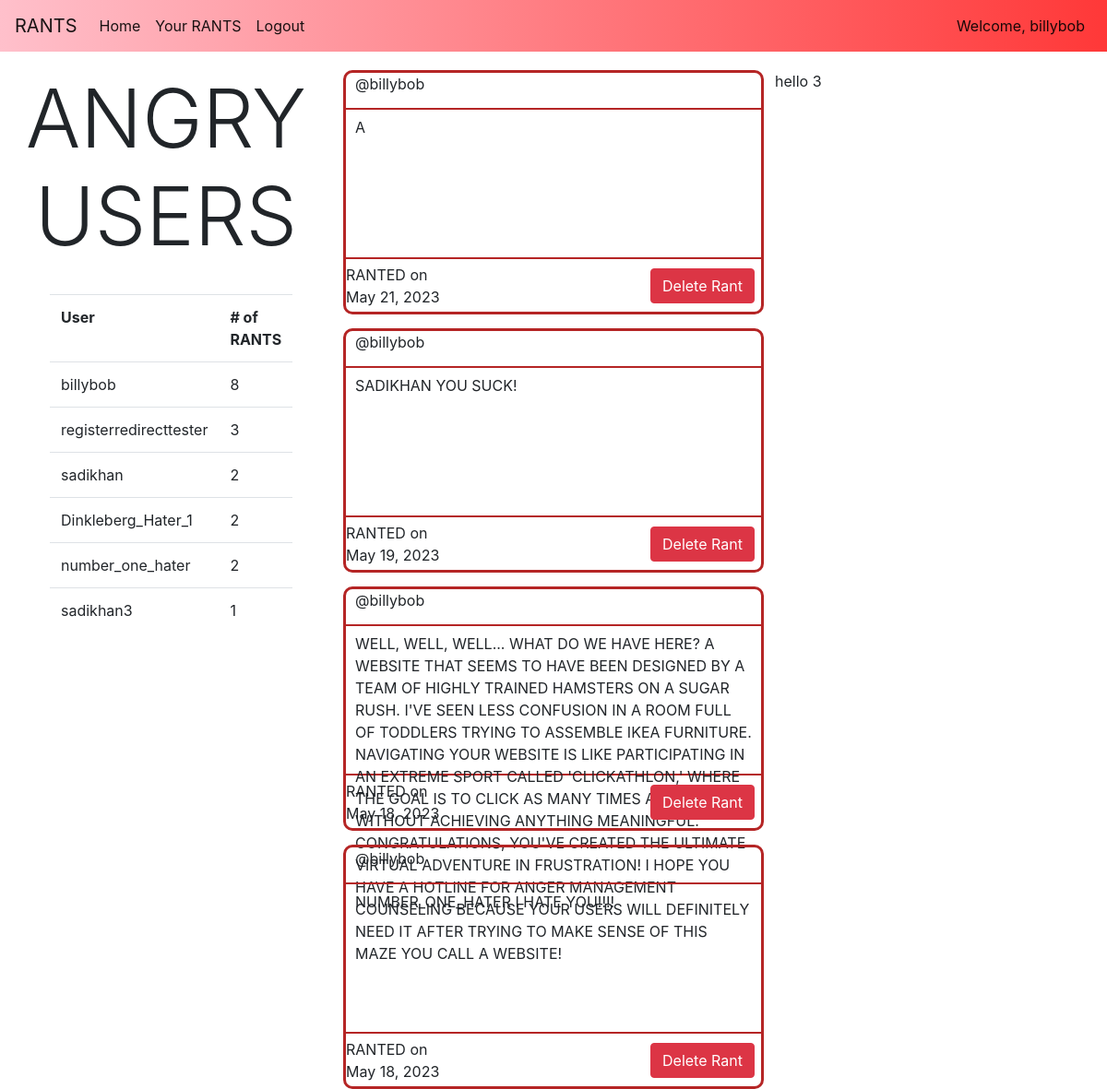
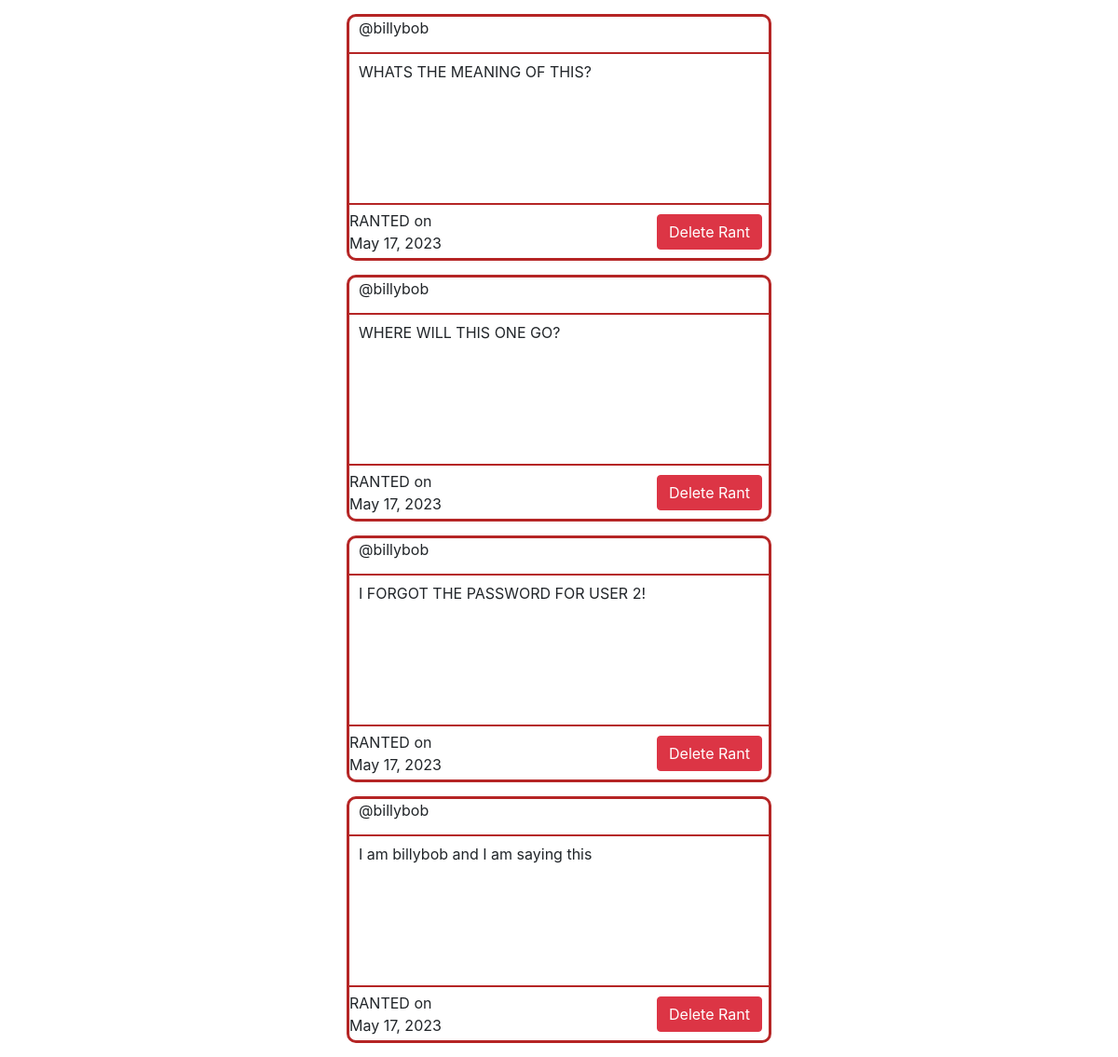
The page /3 (signed in) on the database its author committed (2 pictures, top to bottom).
### main/models.py (models this page shows, shortened)
class userRants(models.Model):
    username = models.ForeignKey(User, on_delete=models.CASCADE)
    rantText = models.CharField(max_length=750)
    rantDate = models.DateField(auto_now_add=True)

### main/views.py (the view)
# urls.py: path("<int:id>", views.userPage, name="userPage"),
def userPage(response, id):
    userInfo = response.user
    currentUserRants = userRants.objects.filter(username_id=id)
    users = User.objects.all()
    userRantsinDictionary = {}
    for user in users:
        userRantsinDictionary[user.username] = userRants.objects.filter(username_id=user.id).count()
    sortedUserRantsInDictionary = dict(sorted(userRantsinDictionary.items(), key=lambda x:x[1], reverse=True))
    return render(response, "main/userPage.html", {"userInfo":userInfo, "currentUserRants":currentUserRants, "userRantsinDictionary":sortedUserRantsInDictionary})

### main/templates/main/userPage.html (shortened to what this page needs)
{% extends "main/base.html" %}
{% block content %}
<div class="columnContainer">
    <div class="shortBar">
        <div class="listBarContainer">
           <h1 class="shortBarHeader display-2">ANGRY USERS</h1>
        </div>
        <br>
        <div class="listUsers">
           <table class="table">
              <tr>
                 <th scope="row">User</th>
                 <th># of RANTS</th>
              </tr>
              {% for key, value in userRantsinDictionary.items %}
                 {% if value > 0 %}
                    <tr>
                       <td>{{key}}</td>
                       <td>{{ value }}</td>
                    </tr>
                 {% endif %}
              {% endfor %}
           </table>
        </div>
     </div>
    <div class="middleBar">
        {% if currentUserRants %}
            {% for rant in currentUserRants reversed %}
            <div class="middleBarContainer">
                <div class="rantHeader">
                    <span class="rantHeaderText">
                        @{{rant.username}}
                    </span>
                </div>
                <div class="rantBody">
                    <div class="rantBodyText">
                        {{rant.rantText}}
                    </div>
                </div>
                <div class="rantFooter">
                    <div class="rantDate">RANTED on {{rant.rantDate}}</div>
                    {% if rant.username_id == userInfo.id %}
                    <form method="POST" action="#" class="form deleteRant">
                        <div class="deleteRant">
                            <button type="submit" name="deleteRantButton" class="btn btn-danger">Delete Rant</button>
                        </div>
                    </form>
                    {% endif %}
                </div>
            </div>
            {% endfor %}
        {% else %}
            <div>GET SOME RANTS!</div>
        {% endif %}
    </div>
    <div class="shortBar">
        <div>
            hello 3
        </div>
    </div>
</div>
{% endblock %}

### main/templates/main/base.html (shortened to what this page needs)
{% load static %}
<!doctype html>
<html>
<head>
    <link rel="stylesheet" href="https://cdn.jsdelivr.net/npm/bootstrap@4.0.0/dist/css/bootstrap.min.css">
    <link rel="stylesheet" href="{% static 'css/styles.css' %}">
</head>
<body>
    <nav class="navbar navbar-expand-lg navbar-light bg-light navbarGradient">
        <a class="navbar-brand" href="/">RANTS</a>
        <div class="collapse navbar-collapse" id="navbarSupportedContent">
            <ul class="navbar-nav w-100">
                <li class="nav-item active">
                    <a class="nav-link" href="/home">Home<span class="sr-only">(current)</span></a>
                </li>
                <li class="nav-item active">
                    {% if userInfo.is_authenticated %}
                        <a class="nav-link" href="/{{user.id}}">Your RANTS<span class="sr-only">(current)</span></a>
                    {% else %}
                        <a class="nav-link" href="/register">Register</a>
                    {% endif %}
                </li>
                <li class="nav-item active">
                    {% if userInfo.is_authenticated %}
                        <a class="nav-link" href="/logout">Logout<span class="sr-only">(current)</span></a>
                    {% else %}
                        <a class="nav-link" href="/login">Login<span class="sr-only">(current)</span></a>
                    {% endif %}
                </li>
                <li class="nav-item active ml-auto">
                    {% if userInfo.is_authenticated %}
                        <a class="nav-link" >Welcome, {{userInfo.username}}<span class="sr-only">(current)</span></a>
                    {% else %}
                        <a class="nav-link" href="/login">Welcome, Sign in<span class="sr-only">(current)</span></a>
                    {% endif %}
                </li>
            </ul>
        </div>
    </nav>
    <div id="content" name="content">
            {% block content%}
            {% endblock %}
    </div>
</body>
</html>

### main/static/css/styles.css (style rules this page uses)
.columnContainer { float: left; width: 100%; }
.shortBar { height: 100%; width: 30%; float: left; position: sticky; top: 20px; }
.middleBar { height: 100%; width: 40%; float: left; }
.columnContainer { padding-top: 20px; }
.navbarGradient { background-image: linear-gradient(to right, pink, #ff3838) }
.middleBarContainer { height: 265px; width: 95%; border: solid #B52525; border-style: solid; border-radius: 10px; margin: auto; margin-bottom: 15px; position: relative; }
.rantHeader { border-style: none none solid none; border-width: 2px; border-color: #B52525; height: 40px; width: 100%; display: flex; }
.rantHeaderText { display: flex; width: min-content; height: 100%; padding-left: 10px; }
.rantBody { display: block; height: 160px; }
.rantBodyText { padding: 7px 10px; width: 100%; }
.rantDate { width: 23%; height: 100%; display: flex; justify-content: center; align-items: center; }
.deleteRant { display: flex; align-self: center; margin-left: auto; margin-right: 10px; width: 110px; height: 38px; text-align: center; }
.rantFooter { display: flex; border-top: 2px solid #B52525; height: 60px; width: 100%; }
.shortBarHeader { text-align: center; }
.listUsers { width: 70%; height: auto; margin: auto; }

### rows shown on the page
userRants: username "billybob", rantText "A", rantDate "May 21, 2023"
userRants: username "billybob", rantText "SADIKHAN YOU SUCK!", rantDate "May 19, 2023"
userRants: username "billybob", rantText "WELL, WELL, WELL... WHAT DO WE HAVE HERE? A WEBSITE THAT SEEMS TO HAVE BEEN DESIGNED BY A TEAM OF HIGHLY TRAINED HAMSTERS ON A SUGAR RUSH. I'VE SEEN LESS CONFUSION IN A ROOM FULL OF TODDLERS TRYING TO ASSEMBLE IKEA FURNITURE. NAVIGATING YOUR WEBSITE IS LIKE PARTICIPATING IN AN EXTREME SPORT CALLED 'CLICKATHLON,' WHERE THE GOAL IS TO CLICK AS MANY TIMES AS POSSIBLE WITHOUT ACHIEVING ANYTHING MEANINGFUL. CONGRATULATIONS, YOU'VE CREATED THE ULTIMATE VIRTUAL ADVENTURE IN FRUSTRATION! I HOPE YOU HAVE A HOTLINE FOR ANGER MANAGEMENT COUNSELING BECAUSE YOUR USERS WILL DEFINITELY NEED IT AFTER TRYING TO MAKE SENSE OF THIS MAZE YOU CALL A WEBSITE!", rantDate "May 18, 2023"
userRants: username "billybob", rantText "NUMBER_ONE_HATER I HATE YOU!!!!", rantDate "May 18, 2023"
userRants: username "billybob", rantText "WHATS THE MEANING OF THIS?", rantDate "May 17, 2023"
userRants: username "billybob", rantText "WHERE WILL THIS ONE GO?", rantDate "May 17, 2023"
userRants: username "billybob", rantText "I FORGOT THE PASSWORD FOR USER 2!", rantDate "May 17, 2023"
userRants: username "billybob", rantText "I am billybob and I am saying this", rantDate "May 17, 2023"

### other values the page prints
{{ userInfo.username }} "billybob"
{{ key }} "billybob" "registerredirecttester" "sadikhan" "Dinkleberg_Hater_1" "number_one_hater" "sadikhan3"
{{ value }} "8" "3" "2" "2" "2" "1"
